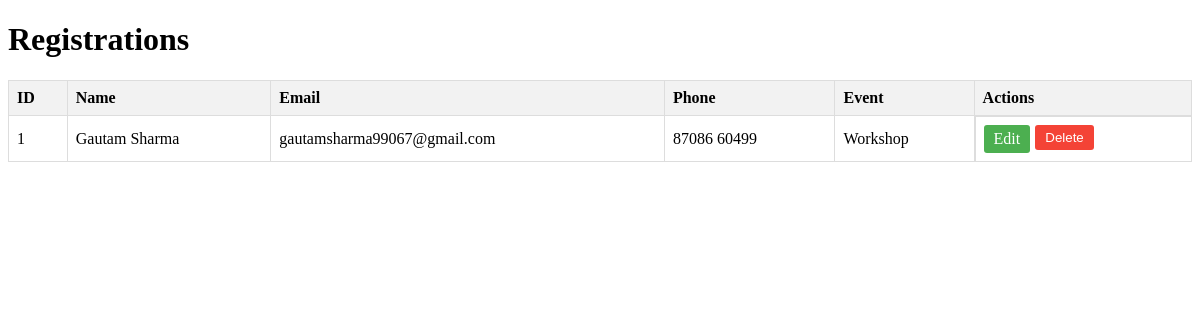
The app's page /admin, older data.
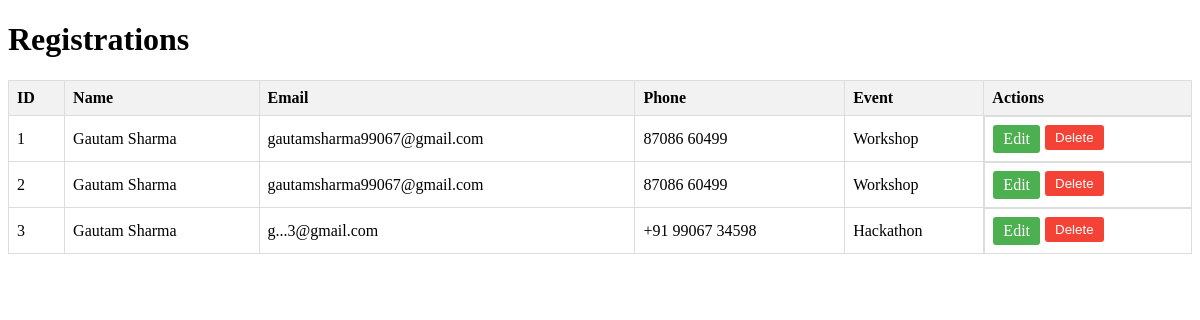
The same page, newer data.
### tables this page shows
CREATE TABLE registrations (
            id INTEGER PRIMARY KEY AUTOINCREMENT,
            name TEXT NOT NULL,
            email TEXT NOT NULL,
            phone TEXT NOT NULL,
            event_name TEXT NOT NULL
        );

### app.py (the view)
@app.route('/admin')
def admin():
    conn = sqlite3.connect('database.db')
    cursor = conn.cursor()
    cursor.execute("SELECT * FROM registrations")
    rows = cursor.fetchall()
    conn.close()
    return render_template('admin.html', registrations=rows)

### templates/admin.html (shortened to what this page needs)
<!DOCTYPE html>
<html lang="en">
<head>
</head>
<body>
<div class="container">
    <h1>Registrations</h1>
    <table>
        <thead>
            <tr>
                <th>ID</th>
                <th>Name</th>
                <th>Email</th>
                <th>Phone</th>
                <th>Event</th>
                <th>Actions</th>
            </tr>
        </thead>
        <tbody>
            {% for registration in registrations %}
            <tr>
                <td>{{ registration[0] }}</td>
                <td>{{ registration[1] }}</td>
                <td>{{ registration[2] }}</td>
                <td>{{ registration[3] }}</td>
                <td>{{ registration[4] }}</td>
                <td class="action-buttons">
                    <a href="/edit/{{ registration[0] }}" class="edit-btn">Edit</a>
                    <form action="/delete/{{ registration[0] }}" method="post" onsubmit="return confirm('Are you sure you want to delete this registration?');">
                        <button type="submit" class="delete-btn">Delete</button>
                    </form>
                </td>
            </tr>
            {% endfor %}
        </tbody>
    </table>
</div>
</body>
</html>

Row changes from the older to the newer data that the page shows:
added registrations: id "2", name "Gautam Sharma", email "gautamsharma99067@gmail.com", phone "87086 60499", event_name "Workshop"
added registrations: id "3", name "Gautam Sharma", email "g...3@gmail.com", phone "+91 99067 34598", event_name "Hackathon"
